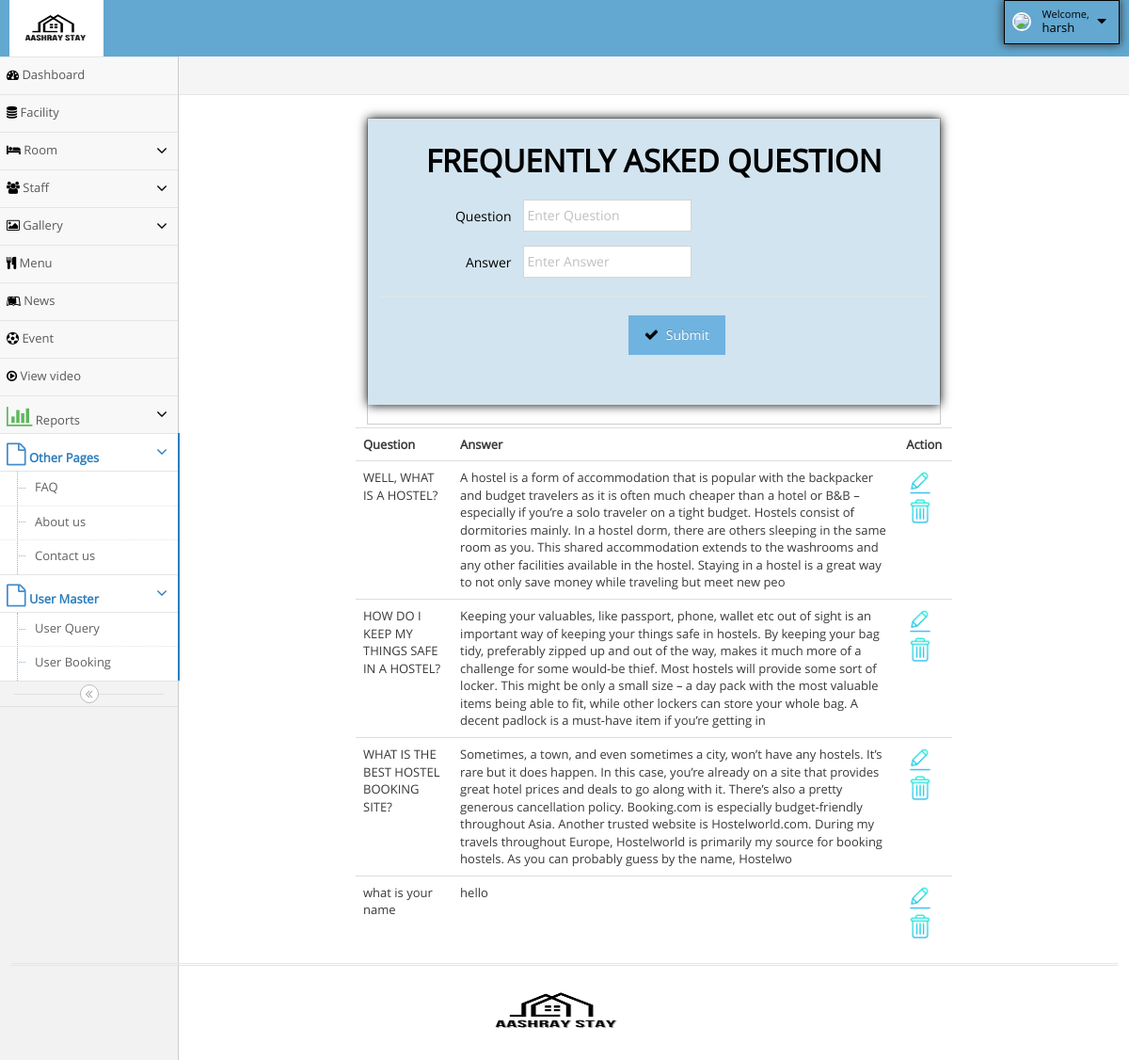
The page /HostelManagement_6878/admin/faq.php (signed in) on the database its author committed.
### tables this page shows
CREATE TABLE IF NOT EXISTS `faq` (
  `id` int NOT NULL AUTO_INCREMENT,
  `question` varchar(100) NOT NULL,
  `answer` varchar(500) NOT NULL,
  PRIMARY KEY (`id`)
);

### HostelManagement_6878/admin/faq.php (the view, shortened to what this page needs)
<?php
  include ('hhh.php');
  include ('connect.php');
  ?>
		<form class="form-horizontal widget-box " role="form" method=post>
             <div class="widget-body">
			 <div class="widget-main " style="background-color:#d2e4ef; border:1px solid #d2e4ef; box-shadow:0px 0px 11px 0px; color:black">
			<h1 class="header blue lighter bigger" style="text-align:center;">	<b style="color:black;" > 	FREQUENTLY ASKED QUESTION </b> </h1>
											<div class="space-6"></div>
    <div class="form-group">
	    <label class="col-sm-3 control-label no-padding-right" for="form-field-1"> Question </label>
			<div class="col-sm-9">
				<input type="text" name="txtques" placeholder="Enter Question" class="col-xs-10 col-sm-5" required/>
			</div>
	</div>
    <div class="form-group">
	    <label class="col-sm-3 control-label no-padding-right" for="form-field-1"> Answer </label>
			<div class="col-sm-9">
				<input type="text" name="txtans" placeholder="Enter Answer" class="col-xs-10 col-sm-5" required />
			</div>
	</div>
    <div class="clearfix form-actions">
	<div class="col-md-offset-3 col-md-9"style="text-align:center; marging-left:30%;">
		<button class="btn btn-info" type="submit" name='btnins'>
			<i class="ace-icon fa fa-check bigger-110"></i>
				Submit
		</button>
    </div>
								</div>
							</div>
			</div>
</div>
<?php
       $q=mysqli_query($con,"select * from faq");
       echo "<table class='table table-hover'>";
	   echo "<th>Question";
	   echo "<th>Answer";
	   echo "<th colspan=2>Action";
       while($row=mysqli_fetch_array($q))
       {
         echo "<tr>";
         echo "<td>".$row['question'];
         echo "<td>".$row['answer'];
		echo "<td colspan=2><a href=faq_edit.php?x=$row[0]><image src=edit.png height=30 width=30></a>";
		echo "<a href=faq_delete.php?x=$row[0]><image src=delete.png height=30 width=30></a>";
       echo"</tr>";
        }
        echo"</table>";
?>
<?php
  include ('fff.php');
?>

### HostelManagement_6878/admin/hhh.php (style rules this page uses)
.fa { color:black; }

### HostelManagement_6878/admin/faq.php (style rules this page uses)
.form-actions { background-color:#d2e4ef;; }
.col-md-offset-3 { margin-left: 17% !important; }

### rows shown on the page
faq: question "WELL, WHAT IS A HOSTEL?", answer "A hostel is a form of accommodation that is popular with the backpacker and budget travelers as it is often much cheaper than a hotel or B&B – especially if you’re a solo traveler on a tight budget. Hostels consist of dormitories mainly. In a hostel dorm, there are others sleeping in the same room as you. This shared accommodation extends to the washrooms and any other facilities available in the hostel. Staying in a hostel is a great way to not only save money while traveling but meet new peo"
faq: question "HOW DO I KEEP MY THINGS SAFE IN A HOSTEL?", answer "Keeping your valuables, like passport, phone, wallet etc out of sight is an important way of keeping your things safe in hostels. By keeping your bag tidy, preferably zipped up and out of the way, makes it much more of a challenge for some would-be thief. Most hostels will provide some sort of locker. This might be only a small size – a day pack with the most valuable items being able to fit, while other lockers can store your whole bag. A decent padlock is a must-have item if you’re getting in"
faq: question "WHAT IS THE BEST HOSTEL BOOKING SITE?", answer "Sometimes, a town, and even sometimes a city, won’t have any hostels. It’s rare but it does happen. In this case, you’re already on a site that provides great hotel prices and deals to go along with it. There’s also a pretty generous cancellation policy. Booking.com is especially budget-friendly throughout Asia. Another trusted website is Hostelworld.com. During my travels throughout Europe, Hostelworld is primarily my source for booking hostels. As you can probably guess by the name, Hostelwo"
faq: question "what is your name", answer "hello"

### other values the page prints
$_SESSION['aname'] "harsh"
